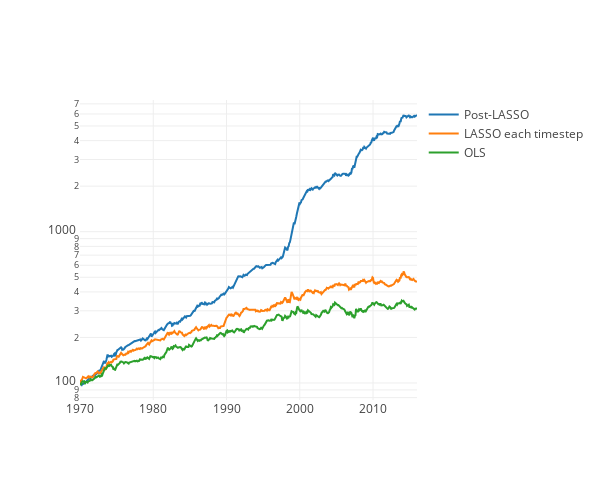

Write notebook code for a chart like this one.
### Code cell
mychart([perf_post_LASSO, perf_LASSO_each_timestep, perf_OLS],["Post-LASSO", "LASSO each timestep", "OLS"])

### Figure 1 — Plotly figure (JSON) as saved in the notebook; plotly's stock layout.template omitted (floating-point values rounded to 4 significant figures; data arrays with more than 128 entries replaced by an {"elided": "..."} marker saying what was removed)
{"data": [{"mode": "line", "name": "Post-LASSO", "type": "scatter", "x": {"elided": "576 float values"}, "y": {"elided": "576 float values"}}, {"mode": "line", "name": "LASSO each timestep", "type": "scatter", "x": {"elided": "576 float values"}, "y": {"elided": "576 float values"}}, {"mode": "line", "name": "OLS", "type": "scatter", "x": {"elided": "576 float values"}, "y": {"elided": "576 float values"}}], "layout": {"autosize": false, "height": 480, "width": 600, "yaxis": {"autorange": true, "type": "log"}}}
